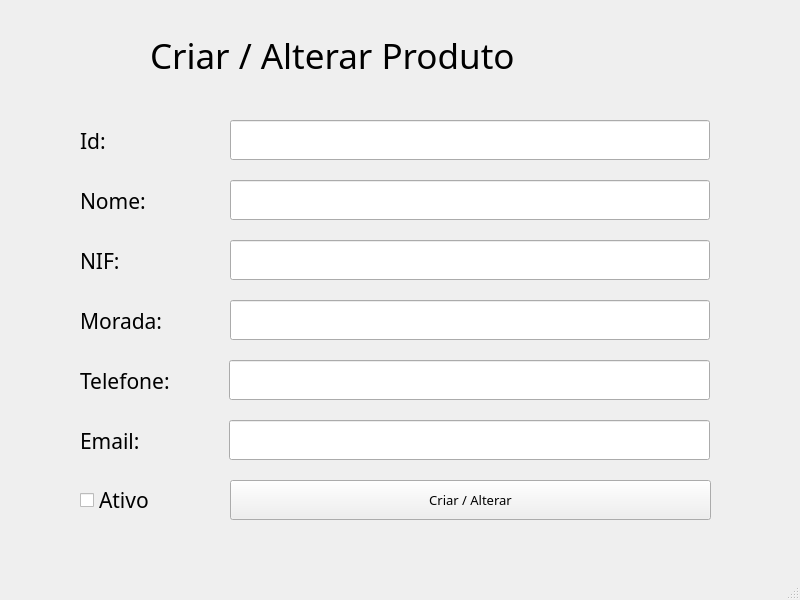
<?xml version="1.0" encoding="UTF-8"?>
<ui version="4.0">
 <class>MainWindow</class>
 <widget class="QMainWindow" name="MainWindow">
  <property name="geometry">
   <rect>
    <x>0</x>
    <y>0</y>
    <width>800</width>
    <height>600</height>
   </rect>
  </property>
  <property name="windowTitle">
   <string>Criar ou Alterar Fornecedor</string>
  </property>
  <widget class="QWidget" name="centralwidget">
   <widget class="QPushButton" name="pushButton_CriarAlterar">
    <property name="geometry">
     <rect>
      <x>230</x>
      <y>480</y>
      <width>481</width>
      <height>40</height>
     </rect>
    </property>
    <property name="font">
     <font>
      <family>OCR A Extended</family>
      <pointsize>10</pointsize>
     </font>
    </property>
    <property name="text">
     <string>Criar / Alterar</string>
    </property>
   </widget>
   <widget class="QLabel" name="label_5">
    <property name="geometry">
     <rect>
      <x>150</x>
      <y>30</y>
      <width>551</width>
      <height>50</height>
     </rect>
    </property>
    <property name="font">
     <font>
      <family>OCR A Extended</family>
      <pointsize>26</pointsize>
     </font>
    </property>
    <property name="text">
     <string>Criar / Alterar Produto</string>
    </property>
   </widget>
   <widget class="QLabel" name="label">
    <property name="geometry">
     <rect>
      <x>80</x>
      <y>120</y>
      <width>120</width>
      <height>41</height>
     </rect>
    </property>
    <property name="font">
     <font>
      <family>OCR A Extended</family>
      <pointsize>16</pointsize>
     </font>
    </property>
    <property name="text">
     <string>Id:</string>
    </property>
   </widget>
   <widget class="QLabel" name="label_2">
    <property name="geometry">
     <rect>
      <x>80</x>
      <y>180</y>
      <width>131</width>
      <height>41</height>
     </rect>
    </property>
    <property name="font">
     <font>
      <family>OCR A Extended</family>
      <pointsize>16</pointsize>
     </font>
    </property>
    <property name="text">
     <string>Nome:</string>
    </property>
   </widget>
   <widget class="QLineEdit" name="lineEdit_Id">
    <property name="geometry">
     <rect>
      <x>230</x>
      <y>120</y>
      <width>480</width>
      <height>40</height>
     </rect>
    </property>
   </widget>
   <widget class="QCheckBox" name="checkBox">
    <property name="geometry">
     <rect>
      <x>80</x>
      <y>480</y>
      <width>120</width>
      <height>40</height>
     </rect>
    </property>
    <property name="font">
     <font>
      <family>OCR A Extended</family>
      <pointsize>16</pointsize>
     </font>
    </property>
    <property name="text">
     <string>Ativo</string>
    </property>
   </widget>
   <widget class="QLineEdit" name="lineEdit_Morada">
    <property name="geometry">
     <rect>
      <x>230</x>
      <y>300</y>
      <width>480</width>
      <height>40</height>
     </rect>
    </property>
   </widget>
   <widget class="QLineEdit" name="lineEdit_Telefone">
    <property name="geometry">
     <rect>
      <x>229</x>
      <y>360</y>
      <width>481</width>
      <height>40</height>
     </rect>
    </property>
   </widget>
   <widget class="QLabel" name="label_3">
    <property name="geometry">
     <rect>
      <x>80</x>
      <y>240</y>
      <width>141</width>
      <height>41</height>
     </rect>
    </property>
    <property name="font">
     <font>
      <family>OCR A Extended</family>
      <pointsize>16</pointsize>
     </font>
    </property>
    <property name="text">
     <string>NIF:</string>
    </property>
   </widget>
   <widget class="QLabel" name="label_4">
    <property name="geometry">
     <rect>
      <x>80</x>
      <y>300</y>
      <width>141</width>
      <height>41</height>
     </rect>
    </property>
    <property name="font">
     <font>
      <family>OCR A Extended</family>
      <pointsize>16</pointsize>
     </font>
    </property>
    <property name="text">
     <string>Morada:</string>
    </property>
   </widget>
   <widget class="QLabel" name="label_6">
    <property name="geometry">
     <rect>
      <x>80</x>
      <y>360</y>
      <width>140</width>
      <height>41</height>
     </rect>
    </property>
    <property name="font">
     <font>
      <family>OCR A Extended</family>
      <pointsize>16</pointsize>
     </font>
    </property>
    <property name="text">
     <string>Telefone:</string>
    </property>
   </widget>
   <widget class="QLineEdit" name="lineEdit_Email">
    <property name="geometry">
     <rect>
      <x>229</x>
      <y>420</y>
      <width>481</width>
      <height>40</height>
     </rect>
    </property>
   </widget>
   <widget class="QLabel" name="label_7">
    <property name="geometry">
     <rect>
      <x>80</x>
      <y>420</y>
      <width>140</width>
      <height>41</height>
     </rect>
    </property>
    <property name="font">
     <font>
      <family>OCR A Extended</family>
      <pointsize>16</pointsize>
     </font>
    </property>
    <property name="text">
     <string>Email:</string>
    </property>
   </widget>
   <widget class="QLineEdit" name="lineEdit_Nome">
    <property name="geometry">
     <rect>
      <x>230</x>
      <y>180</y>
      <width>480</width>
      <height>40</height>
     </rect>
    </property>
   </widget>
   <widget class="QLineEdit" name="lineEdit_NIF">
    <property name="geometry">
     <rect>
      <x>230</x>
      <y>240</y>
      <width>480</width>
      <height>40</height>
     </rect>
    </property>
   </widget>
  </widget>
  <widget class="QStatusBar" name="statusbar"/>
 </widget>
 <resources/>
 <connections/>
</ui>
